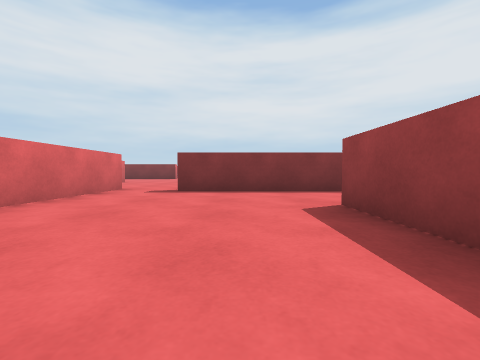
[1] (above)

21 first-person views from a walk through a scene from a Unity 3-D project. The camera is 0.48 m above the floor, tilts 2° down and sees 90° across. The floor is counted in squares, 1 m on a side. Each view is taken from the middle of a square. On the plan, view 1 faces up. The plan holds only what a view shows up to about 9 squares ahead; the rest is blank. The player is left out.

[2]
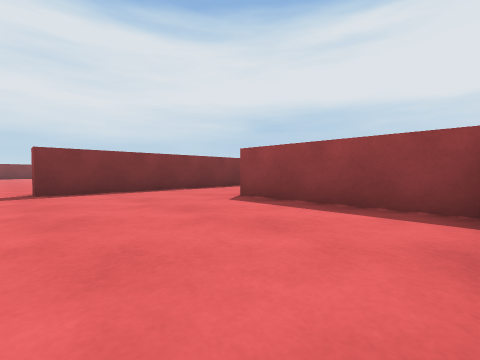

[3]
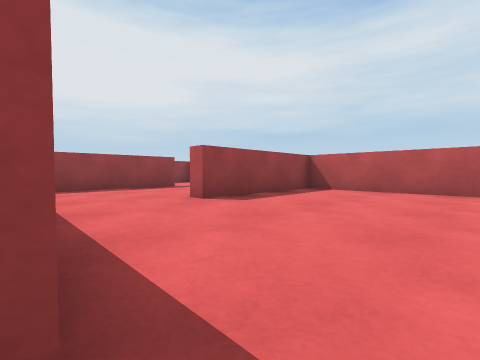

[4]
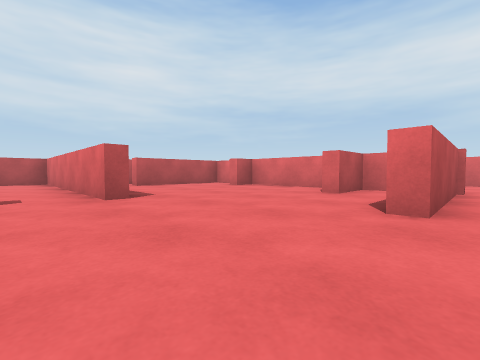

[5]
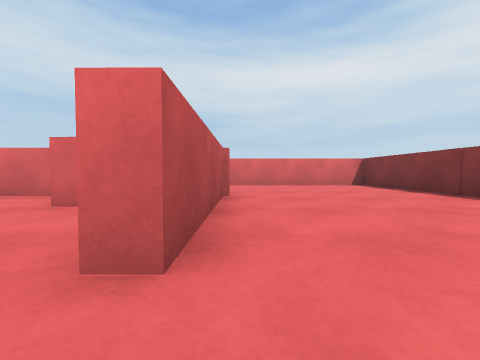

[6]
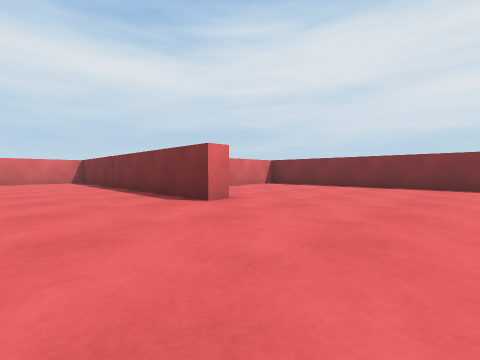

[7]
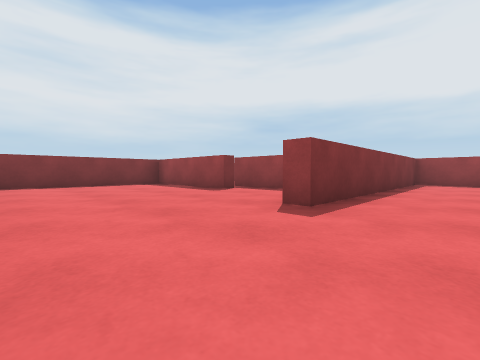

[8]
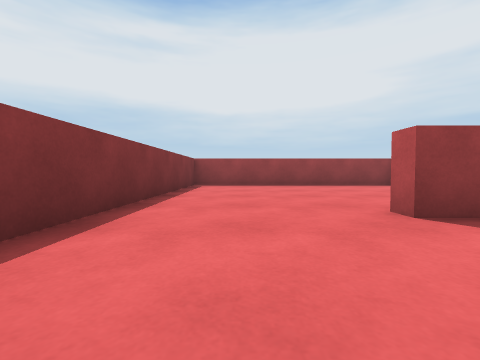

[9]
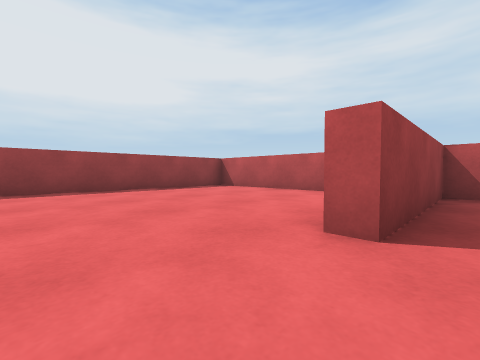

[10]
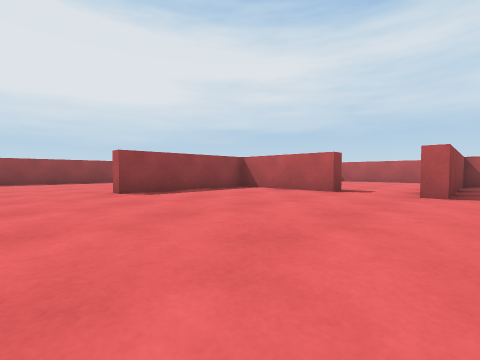

[11]
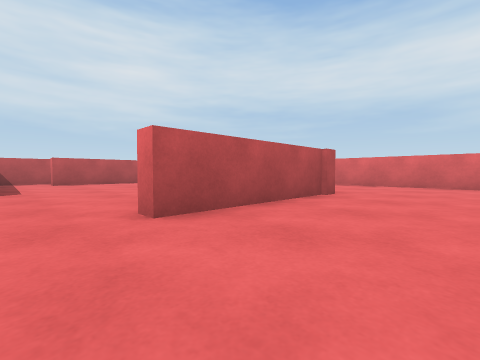

[12]
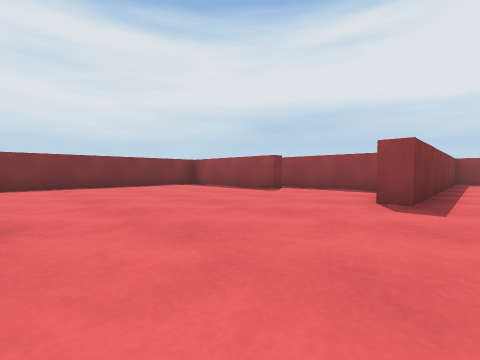

[13]
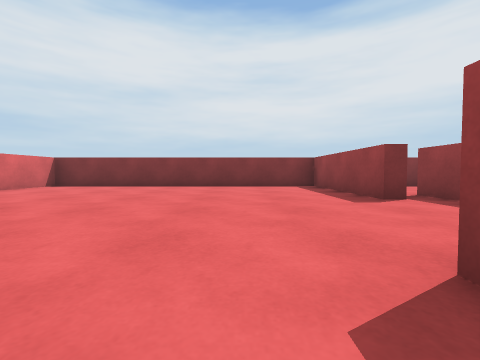

[14]
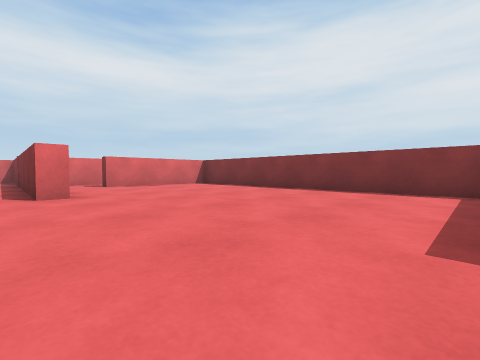

[15]
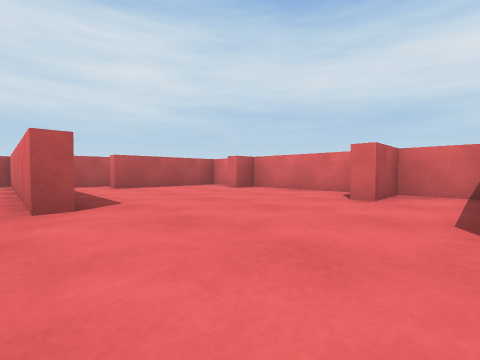

[16]
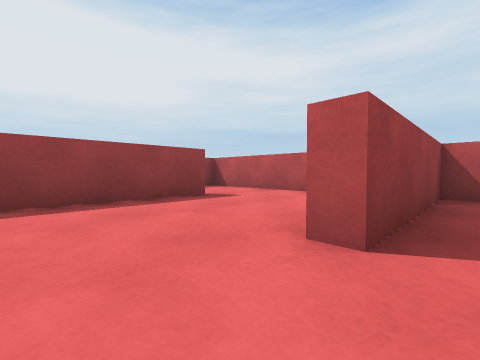

[17]
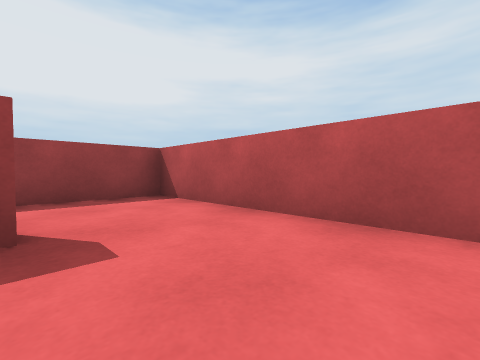

[18]
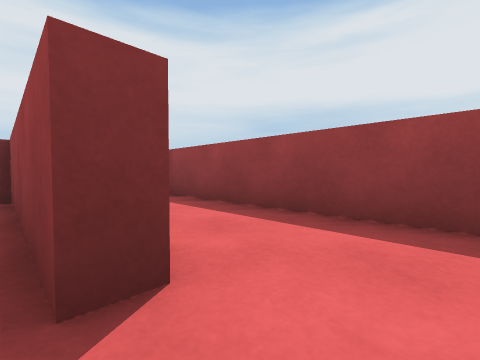

[19]
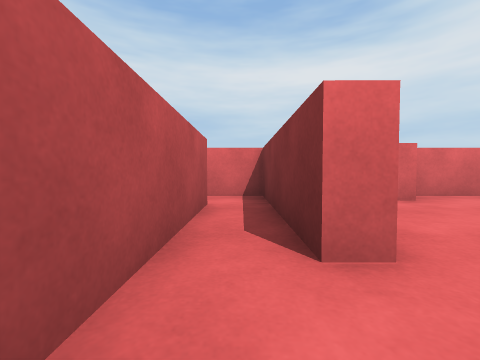

[20]
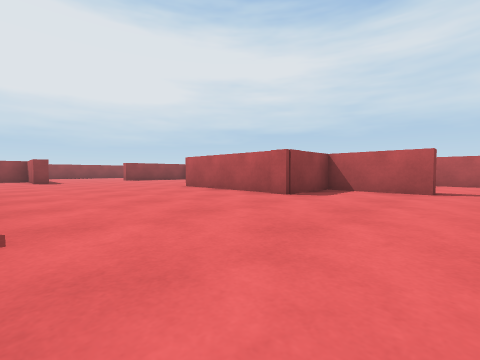

[21]
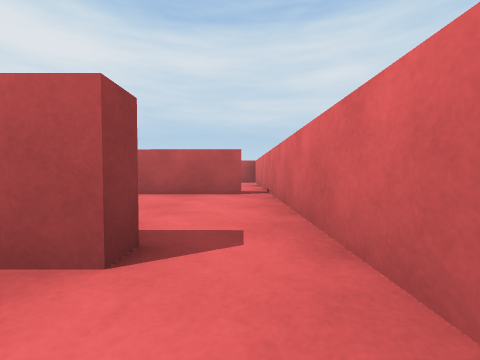

### Floor plan
Points are (right, up) in squares from view 1. A wall is a line through its corners. A room is listed if a view was taken in it or the views show most of it. See-through windows are left out.
Room 1 (views 1, 2, 16)
walls: (2.4, 5.9) (-1.5, 5.9); (-3.2, 5.6) (-3.2, -0.3) (1.5, -0.3) (1.5, 3.5) (1.9, 3.5)
ways out: opening at (-2, 6) to room 2; opening at (2, 4.5) to room 7
Room 2 (views 3, 4, 5, 6, 7, 8, 9, 10, 11, 12, 13, 14, 15, 20, 21)
walls: (-4.1, 15.9) (-4.1, 15.4) (-12.7, 15.4) (-12.7, 9.5); (-8.7, 10.1) (-8.7, 8.8) (-7.2, 8.8) (-7.2, 8.4); (2.6, 14.8) (2.6, 18); (-1.5, 5.9) (-1.5, 6.4) (1.5, 6.4) (1.5, 10.2) (1.9, 10.2); (-8.7, 8) (-8.7, 4.9) (-8, 4.9) (-8, 4.5); (1.9, 17.1) (1.5, 17.1) (1.5, 21) (-7.2, 21) (-7.2, 17.3); (-3.6, 3.4) (-3.6, 6.6) (-3.2, 6.6) (-3.2, 5.6); (3.6, 6.4) (7.6, 6.4) (7.6, 13.6) (0, 13.6) (0, 14.1); (-11.3, 8.8) (-9.1, 8.8) (-9.1, 10.7) (-5.1, 10.6) (-5.1, 10.2); (-8.7, 2.9) (-5.1, 2.8)
ways out: opening at (-2, 6) to room 1; opening at (-4.5, 3) to room 4; opening at (-12, 9) to room 6; opening at (-7, 17)
Room 3 (views 17, 18)
walls: (2.9, -0.3) (5.6, -0.3); (5.6, 1.9) (5.1, 1.9) (5.1, 3.4)
ways out: opening at (5, 0.5) to room 5; opening at (3.5, 2.5) to room 7
Room 4 (view 19)
walls: (-5.1, 2.8) (-5.2, 2.4); (-5.6, 1.5) (-3.6, 1.5) (-3.6, 3.4)
ways out: opening at (-4.5, 3) to room 2; opening at (-6.5, 2) to room 8
Room 5 (no view inside)
walls: (5.6, -0.3) (7.6, -0.3) (7.6, 5.8)
ways out: opening at (5, 0.5) to room 3
Room 6 (no view inside)
walls: (-11.3, 8.4) (-11.3, 8.8); (-12.1, 4.9) (-9.8, 4.9); (-12.7, 9.5) (-12.7, 4)
ways out: opening at (-12, 9) to room 2
Room 7 (no view inside)
walls: (5.1, 3.4) (5.1, 5.9) (2.4, 5.9)
ways out: opening at (2, 4.5) to room 1; opening at (3.5, 2.5) to room 3
Room 8 (no view inside)
walls: (-7.6, 1.5) (-5.6, 1.5); (-5.2, 2.4) (-8.7, 2.5) (-8.7, 1.2)
ways out: opening at (-6.5, 2) to room 4; opening at (-8, 1)

Where each view was taken, in squares from view 1:
view 1: 0 up, 0 right, facing up
view 2: 0 up, 2 left, facing up-right
view 3: 6 up, 2 left, facing down-right
view 4: 11 up, 2 left, facing down-left
view 5: 11 up, 4 left, facing left
view 6: 13 up, 1 left, facing up-left
view 7: 12 up, 3 left, facing up-right
view 8: 12 up, 1 left, facing right
view 9: 12 up, 1 right, facing down-right
view 10: 12 up, 4 left, facing down-right
view 11: 13 up, 4 left, facing down-left
view 12: 13 up, 4 left, facing up-right
view 13: 13 up, 1 left, facing up
view 14: 15 up, 1 right, facing up-left
view 15: 10 up, 3 left, facing down-left
view 16: 5 up, 1 right, facing down-right
view 17: 2 up, 3 right, facing down-right
view 18: 1 up, 5 right, facing up-right
view 19: 2 up, 4 left, facing left
view 20: 15 up, 12 left, facing down-right
view 21: 10 up, 12 left, facing down
